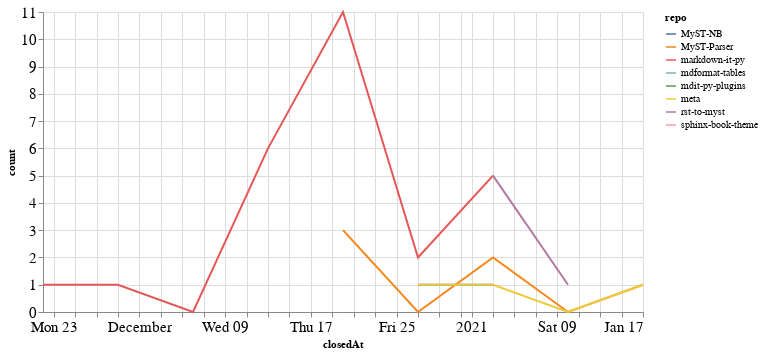

The notebook cell saved with this chart:
### Code cell
closed_by_time = closed_by.groupby('repo').resample('W', on='closedAt').count()['author'].reset_index()
closed_by_time = closed_by_time.rename(columns={'author': 'count'})

alt.Chart(closed_by_time, width=600).mark_line().encode(
    x='closedAt',
    y='count',
    color='repo',
    tooltip="repo"
)

### Figure 1 — Vega-Lite specification as saved in the notebook (floating-point values rounded to 4 significant figures)
{"config": {"axisLeft": {"labelFontSize": 15}, "axisBottom": {"labelFontSize": 15}}, "data": {"name": "data-7b781bef21e4a5028413f42cbbd0afee"}, "mark": "line", "encoding": {"color": {"type": "nominal", "field": "repo"}, "tooltip": {"type": "nominal", "field": "repo"}, "x": {"type": "temporal", "field": "closedAt"}, "y": {"type": "quantitative", "field": "count"}}, "width": 600, "$schema": "https://vega.github.io/schema/vega-lite/v4.8.1.json", "datasets": {"data-7b781bef21e4a5028413f42cbbd0afee": [{"repo": "MyST-NB", "closedAt": "2020-12-27T00:00:00", "count": 1}, {"repo": "MyST-NB", "closedAt": "2021-01-03T00:00:00", "count": 1}, {"repo": "MyST-Parser", "closedAt": "2020-12-20T00:00:00", "count": 3}, {"repo": "MyST-Parser", "closedAt": "2020-12-27T00:00:00", "count": 0}, {"repo": "MyST-Parser", "closedAt": "2021-01-03T00:00:00", "count": 2}, {"repo": "MyST-Parser", "closedAt": "2021-01-10T00:00:00", "count": 0}, {"repo": "MyST-Parser", "closedAt": "2021-01-17T00:00:00", "count": 1}, {"repo": "markdown-it-py", "closedAt": "2020-11-22T00:00:00", "count": 1}, {"repo": "markdown-it-py", "closedAt": "2020-11-29T00:00:00", "count": 1}, {"repo": "markdown-it-py", "closedAt": "2020-12-06T00:00:00", "count": 0}, {"repo": "markdown-it-py", "closedAt": "2020-12-13T00:00:00", "count": 6}, {"repo": "markdown-it-py", "closedAt": "2020-12-20T00:00:00", "count": 11}, {"repo": "markdown-it-py", "closedAt": "2020-12-27T00:00:00", "count": 2}, {"repo": "markdown-it-py", "closedAt": "2021-01-03T00:00:00", "count": 5}, {"repo": "mdformat-tables", "closedAt": "2020-12-13T00:00:00", "count": 1}, {"repo": "mdit-py-plugins", "closedAt": "2020-12-20T00:00:00", "count": 3}, {"repo": "meta", "closedAt": "2020-12-27T00:00:00", "count": 1}, {"repo": "meta", "closedAt": "2021-01-03T00:00:00", "count": 1}, {"repo": "meta", "closedAt": "2021-01-10T00:00:00", "count": 0}, {"repo": "meta", "closedAt": "2021-01-17T00:00:00", "count": 1}, {"repo": "rst-to-myst", "closedAt": "2021-01-03T00:00:00", "count": 5}, {"repo": "rst-to-myst", "closedAt": "2021-01-10T00:00:00", "count": 1}, {"repo": "sphinx-book-theme", "closedAt": "2021-01-03T00:00:00", "count": 1}]}}
